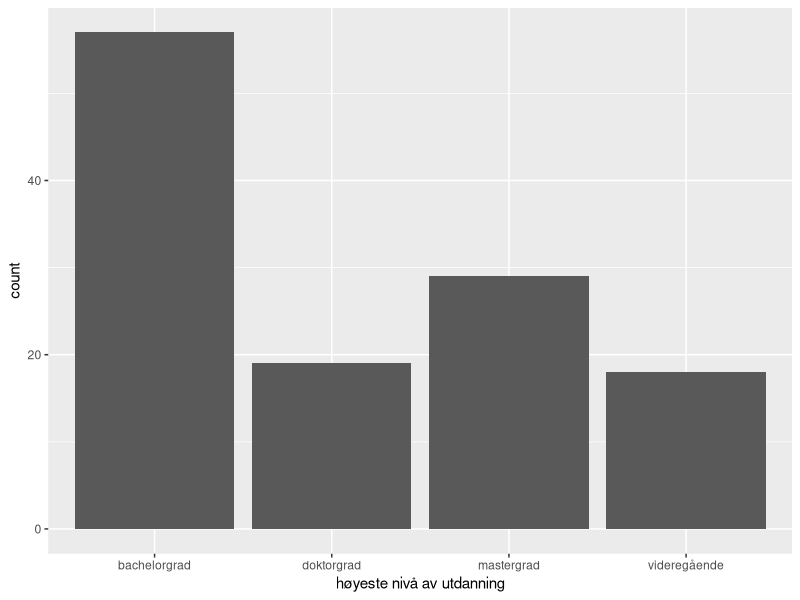

Here is the R script that generated this plot:
## ---- chunk 1
tab = readxl::read_xlsx("Data/cv_tabell_trondheim.xlsx")
print(head(tab))
## ---- chunk 2
library(ggplot2)
ggplot(data = tab, aes(x = `høyeste nivå av utdanning`)) + geom_bar()
